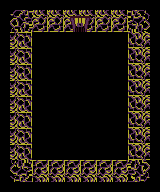

The image is a tile-based game level rendered from a .tmx file. Its description and complete source (layers, tilesets, objects, tile grids) follow:
An orthogonal 10x12 tile map with 16x16 px tiles, 3 tile layers (walls, door, ground), 2 tilesets and 12 objects (4x standing_torch, 3x wooden_table, wooden_barrel, wooden_chair, start, ...).

<map version="1.10" tiledversion="1.10.0" orientation="orthogonal" renderorder="right-down" width="10" height="12" tilewidth="16" tileheight="16" infinite="0" nextlayerid="9" nextobjectid="26">
 <tileset firstgid="1" source="16-bit tileset.tsx" />
 <tileset firstgid="401" source="decoration.tsx" />
 <layer id="1" name="walls" width="10" height="12">
  <data encoding="csv">
149,150,151,151,151,151,151,151,152,153,
169,170,171,171,171,171,171,171,172,173,
189,190,0,0,0,0,0,0,192,193,
189,190,0,0,0,0,0,0,192,193,
189,190,0,0,0,0,0,0,192,193,
189,190,0,0,0,0,0,0,192,193,
189,190,0,0,0,0,0,0,192,193,
189,190,0,0,0,0,0,0,192,193,
189,190,0,0,0,0,0,0,192,193,
189,190,0,0,0,0,0,0,192,193,
209,210,211,211,211,211,211,211,212,213,
229,230,231,231,231,231,231,231,232,233
</data>
 </layer>
 <layer id="2" name="door" width="10" height="12">
  <data encoding="csv">
0,0,0,0,0,0,0,0,0,0,
0,0,0,0,22,23,0,0,0,0,
0,0,0,0,0,0,0,0,0,0,
0,0,0,0,0,0,0,0,0,0,
0,0,0,0,0,0,0,0,0,0,
0,0,0,0,0,0,0,0,0,0,
0,0,0,0,0,0,0,0,0,0,
0,0,0,0,0,0,0,0,0,0,
0,0,0,0,0,0,0,0,0,0,
0,0,0,0,0,0,0,0,0,0,
0,0,0,0,0,0,0,0,0,0,
0,0,0,0,0,0,0,0,0,0
</data>
 </layer>
 <objectgroup id="3" name="decoration">
  <object id="1" name="wooden_table" gid="404" x="32.6674" y="86.374" width="10" height="19" />
  <object id="2" name="wooden_table" gid="404" x="32.9272" y="120.664" width="10" height="19" />
  <object id="3" name="wooden_barrel" gid="403" x="28.6283" y="67.2288" width="16" height="16" />
  <object id="13" name="wooden_chair" gid="406" x="50.254" y="82.3349" width="7" height="14" />
  <object id="16" name="wooden_table" gid="407" x="96.9102" y="76.5807" width="14" height="16" />
 </objectgroup>
 <layer id="5" name="ground" width="10" height="12">
  <data encoding="csv">
0,0,0,0,0,0,0,0,0,0,
0,0,0,0,0,0,0,0,0,0,
0,0,0,0,0,0,0,0,0,0,
0,0,0,0,0,0,0,0,0,0,
0,0,0,0,0,0,0,0,0,0,
0,0,0,0,0,0,0,0,0,0,
0,0,0,0,0,0,0,0,0,0,
0,0,0,0,0,0,0,0,0,0,
0,0,0,0,0,0,0,0,0,0,
0,0,0,0,0,0,0,0,0,0,
0,0,0,0,0,0,0,0,0,0,
0,0,0,0,0,0,0,0,0,0
</data>
 </layer>
 <objectgroup id="6" name="player">
  <object id="17" name="start" x="80.0108" y="134.304">
   <point />
  </object>
 </objectgroup>
 <objectgroup id="4" name="lights">
  <object id="18" name="standing_torch" gid="408" x="46.8126" y="151.809" width="16" height="48" />
  <object id="19" name="standing_torch" gid="408" x="96.1699" y="153.888" width="16" height="48" />
  <object id="20" name="standing_torch" gid="408" x="47.5919" y="72.578" width="16" height="48" />
  <object id="21" name="standing_torch" gid="408" x="95.1308" y="73.0976" width="16" height="48" />
 </objectgroup>
 <objectgroup id="8" name="chests">
  <object id="25" name="wooden_chest" gid="405" x="32.375" y="99.625" width="16" height="16" />
 </objectgroup>
 <objectgroup id="7" name="items">
  <object id="23" name="skull" gid="402" x="99.2872" y="69.5668" width="8" height="8" />
 </objectgroup>
</map>